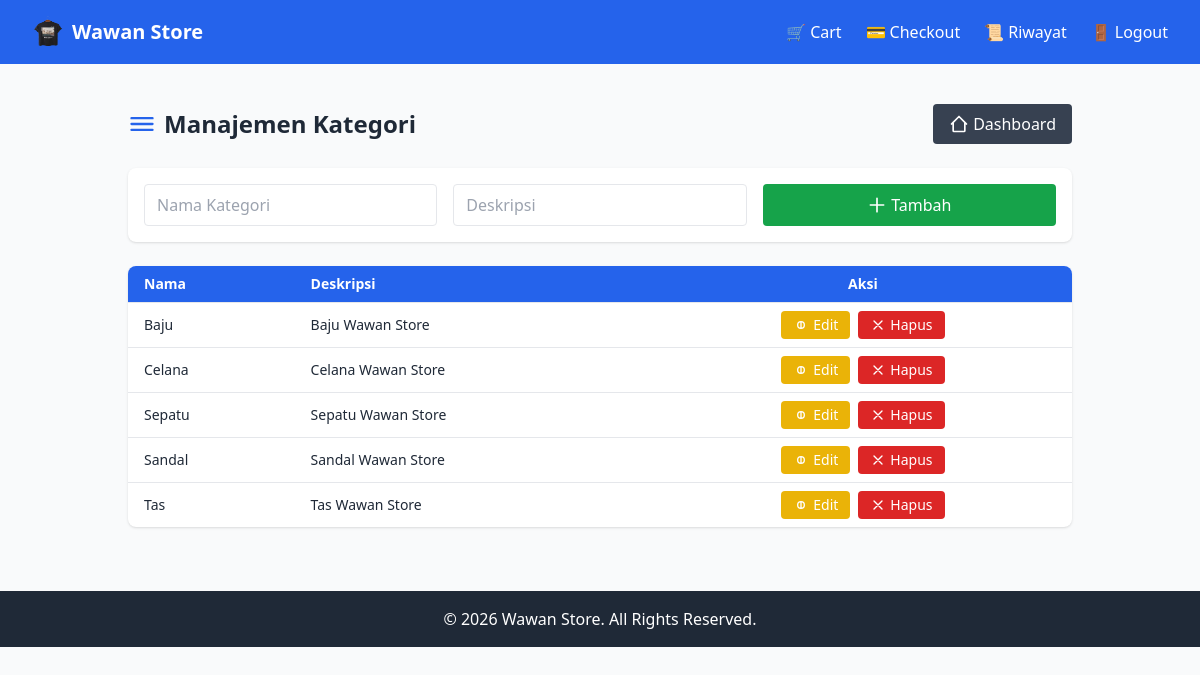
Screenshot of /admin/categories.php (signed in) with the database file from the repository.
### tables this page shows
CREATE TABLE `categories` (
  `id` int(11) NOT NULL,
  `name` varchar(100) NOT NULL,
  `description` text DEFAULT NULL
);

### includes/functions.php (called while the page is built, shortened)
<?php
function e($string) {
    return htmlspecialchars($string, ENT_QUOTES, 'UTF-8');
}

### admin/categories.php (the view, shortened to what this page needs)
<?php
include "../config/database.php";
include "../includes/functions.php";
$result = $conn->query("SELECT * FROM categories ORDER BY id ASC");
?>
<?php include "../includes/header.php"; ?>
<div class="p-6">
  <div class="flex items-center justify-between mb-6">
    <h1 class="text-2xl font-bold flex items-center gap-2">
      <svg xmlns="http://www.w3.org/2000/svg" class="h-7 w-7 text-blue-600" fill="none" viewBox="0 0 24 24" stroke="currentColor">
        <path stroke-linecap="round" stroke-linejoin="round" stroke-width="2" d="M3 7h18M3 12h18M3 17h18" />
      </svg>
      Manajemen Kategori
    </h1>
    <a href="index.php"
       class="flex items-center gap-1 bg-gray-700 text-white px-4 py-2 rounded hover:bg-gray-800 transition">
      <svg xmlns="http://www.w3.org/2000/svg" class="h-5 w-5" fill="none" viewBox="0 0 24 24" stroke="currentColor">
        <path stroke-linecap="round" stroke-linejoin="round" stroke-width="2" d="M3 12l2-2m0 0l7-7 7 7M5 10v10a1 1 0 001 1h3m10-11l2 2m-2-2v10a1 1 0 01-1 1h-3m-6 0h6" />
      </svg>
      Dashboard
    </a>
  </div>
  <div class="bg-white p-4 rounded-lg shadow mb-6">
    <form method="POST" class="grid md:grid-cols-3 gap-4">
      <input type="text" name="name" placeholder="Nama Kategori" required
             class="px-3 py-2 border rounded focus:ring w-full">
      <input type="text" name="description" placeholder="Deskripsi" required
             class="px-3 py-2 border rounded focus:ring w-full">
      <button type="submit" name="add"
              class="flex items-center justify-center bg-green-600 text-white py-2 px-4 rounded hover:bg-green-700">
        <svg xmlns="http://www.w3.org/2000/svg" class="h-5 w-5 mr-1" fill="none" viewBox="0 0 24 24" stroke="currentColor">
          <path stroke-linecap="round" stroke-linejoin="round" stroke-width="2" d="M12 4v16m8-8H4" />
        </svg>
        Tambah
      </button>
    </form>
  </div>
  <div class="overflow-x-auto bg-white shadow rounded-lg">
    <table class="min-w-full text-sm">
      <thead class="bg-blue-600 text-white">
        <tr>
          <th class="px-4 py-2 text-left">Nama</th>
          <th class="px-4 py-2 text-left">Deskripsi</th>
          <th class="px-4 py-2 text-center">Aksi</th>
        </tr>
      </thead>
      <tbody>
        <?php while($row = $result->fetch_assoc()): ?>
        <tr class="border-t hover:bg-gray-50">
          <td class="px-4 py-2"><?= e($row['name']) ?></td>
          <td class="px-4 py-2"><?= e($row['description']) ?></td>
          <td class="px-4 py-2 text-center flex gap-2 justify-center">
            <button onclick="openEditModal(<?= $row['id'] ?>,'<?= e($row['name']) ?>','<?= e($row['description']) ?>')"
              class="bg-yellow-500 text-white px-3 py-1 rounded flex items-center hover:bg-yellow-600">
              <svg xmlns="http://www.w3.org/2000/svg" class="h-4 w-4 mr-1" fill="none" viewBox="0 0 24 24" stroke="currentColor">
                <path stroke-linecap="round" stroke-linejoin="round" stroke-width="2" d="M11 17h2m-1-1V7m0 10a5 5 0 100-10 5 5 0 000 10z" />
              </svg>Edit
            </button>
            <a href="?delete=<?= $row['id'] ?>" onclick="return confirm('Hapus kategori ini?')"
               class="bg-red-600 text-white px-3 py-1 rounded flex items-center hover:bg-red-700">
              <svg xmlns="http://www.w3.org/2000/svg" class="h-4 w-4 mr-1" fill="none" viewBox="0 0 24 24" stroke="currentColor">
                <path stroke-linecap="round" stroke-linejoin="round" stroke-width="2" d="M6 18L18 6M6 6l12 12" />
              </svg>Hapus
            </a>
          </td>
        </tr>
        <?php endwhile; ?>
      </tbody>
    </table>
  </div>
</div>
<?php include "../includes/footer.php"; ?>

### rows the page displays
categories: name "Baju", description "Baju Wawan Store"
categories: name "Celana", description "Celana Wawan Store"
categories: name "Sepatu", description "Sepatu Wawan Store"
categories: name "Sandal", description "Sandal Wawan Store"
categories: name "Tas", description "Tas Wawan Store"
